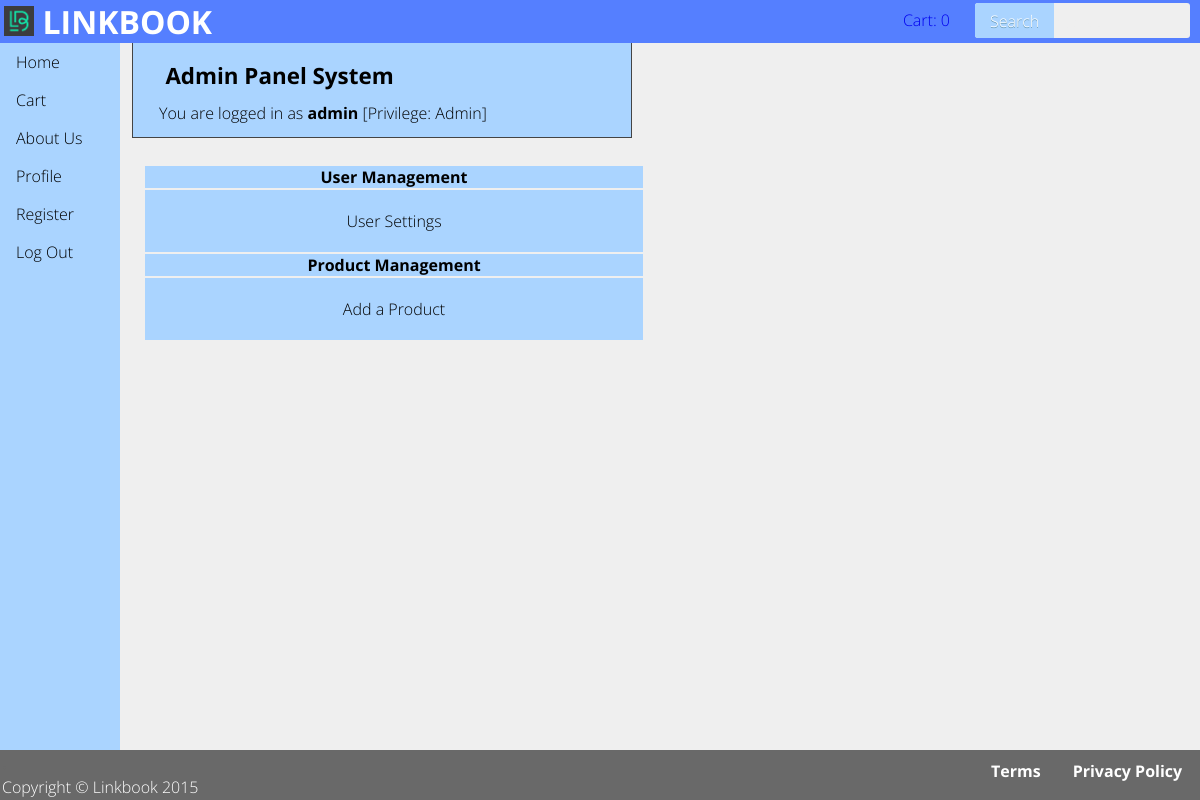
The app's page /profile.php (signed in) with its own data.
### tables this page shows
CREATE TABLE `users` (
  `id` int(11) NOT NULL,
  `username` varchar(255) NOT NULL,
  `password` varchar(255) NOT NULL,
  `user_level` int(11) NOT NULL,
  `type` varchar(11) NOT NULL
);

CREATE TABLE `user_level` (
  `id` int(11) NOT NULL,
  `name` varchar(255) NOT NULL
);

### include/functions.inc.php (called while the page is built, shortened)
<?php
function loggedin()
{
	if(isset($_SESSION['id']) && !empty($_SESSION['id'])) { return true; }
	else { return false; }
}
if(loggedin())
{
	$id = $_SESSION['id'];
	$user_query = mysql_query("SELECT username, user_level FROM users WHERE id='$id'");
	$run_user = mysql_fetch_array($user_query);
	$username = $run_user['username'];
	$user_level = $run_user['user_level'];
	$query_level = mysql_query("SELECT name FROM user_level WHERE id='$user_level'");
	$run_level = mysql_fetch_array($query_level);
	$level_name = $run_level['name'];
}
?>

### profile.php (the view, shortened to what this page needs)
<?php
require_once 'include/functions.inc.php';
?><!DOCTYPE html PUBLIC "-//W3C//DTD XHTML 1.0 Strict//EN" "http://www.w3.org/TR/xhtml1/DTD/xhtml1-strict.dtd">
<html xmlns="http://www.w3.org/1999/xhtml" xml:lang="en" lang="en">
<head>
	<?php include 'webformat.php' ?>
</head>
<body>
	<div id="navbar-padding">
		<div id="shoppingcart" style="margin-top:38px; padding:10px;">
			<h1><?php echo ucfirst($username); ?> Panel System</h1>
				<p>You are logged in as <b><?php echo $username ?></b> [Privilege: <?php echo $level_name ?>]</p>
			<?php
			if($user_level == 1)
			{
				echo "<table style='width:502px'>";
				echo	"<tr>";
				echo		"<th colspan='2'>User Management</th>";
				echo	"</tr>";
				echo 	"<tr>";
				echo 		"<td colspan='2' style='padding: 12px 0px;'><a href='admin.php?type=user'><center>User Settings</center></a></td>";
				echo	"</tr>";
				echo 	"<tr>";
				echo		"<th colspan='2'>Product Management</th>";
				echo	"</tr>";
				echo 	"<tr>";
				echo 		"<td style='padding: 12px 0px;'><a href='add_product.php?type=admin'><center>Add a Product</center></a></td>";
				echo 	"</tr>";
				echo "</table>";
			}
			else
			{
				echo "<div style='margin-top:40px;'></div>";
				echo "You have no access to this page.";
			}
			?>
		</div>
	</div>
</body>
</html>

### include/css/styles.css (style rules this page uses)
* { margin: 0; padding: 0; box-sizing: border-box; }
html, body { font-family: "Open Sans", sans-serif; font-weight: 300; color: #000; background: #efefef; }
#shoppingcart { top: 10px; left: 0px; height: 100px; width: 500px; background: #AAD4FF; border: 1px solid #444; }
#shoppingcart p { margin: 0 1em 1em; }
h1 { font-size: 140%; margin: 0.5em 1em; }
a { -webkit-transition: all 0.2s ease 0s; -moz-transition: all 0.2s ease 0s; -o-transition: all 0.2s ease 0s; -ms-transition: all 0.2s ease 0s; transition: all 0.2s ease 0s; text-decoration: none; }
tr { list-style-type: none; margin: 0; padding: 10px; border-style: solid 1px; border-color: #ff7777; background-color: #AAD4FF; position: relative; overflow: auto; }
td a { display: block; color: #000; border-style: solid 1px; border-color: #ff7777; padding: 8px 12px 8px 12px; text-decoration: none; }

### include/css/navbar.css (style rules this page uses)
#navbar-padding { margin-left: 122px; padding:0px 10px; height: 0px; z-index: 2; }

### include/css/button.css (style rules this page uses)
*, *:after, *::before { -webkit-box-sizing: border-box; -moz-box-sizing: border-box; box-sizing: border-box; }

### records on screen
users: username "Admin", username "admin"
user_level: name "Admin"

### other values on screen
writeMiniCart() "0"
